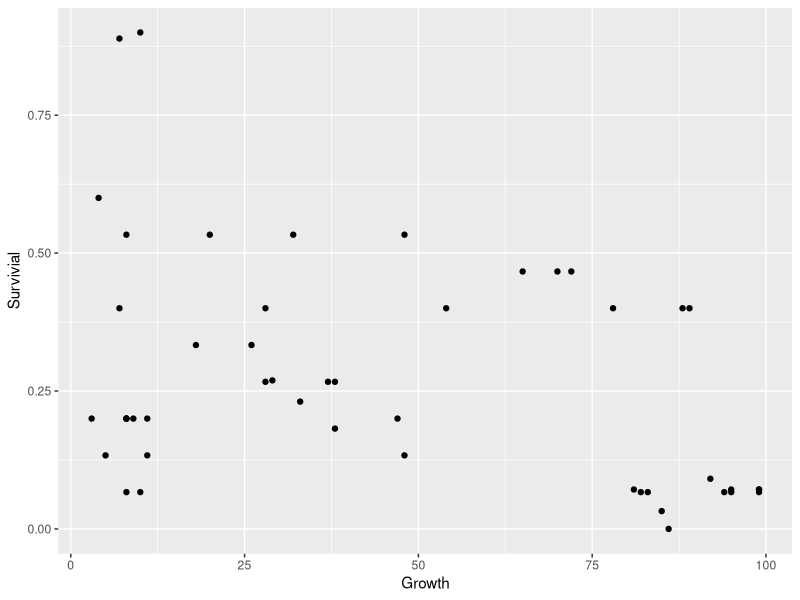

Reproduce this figure in R.
## ---- chunk 1
#load packages
library(tidyr)
library(dplyr)
library(readr)
library(ggplot2)

## ---- chunk 2
data1<-read.csv('Play_data.csv')
## ---- chunk 3
head(data1)
str(data1)
## ---- chunk 4
distinct(data1,Time)
data2<-filter(data1, Time=='72h')
str(data2)

table(data1$Population)
## ---- chunk 5
data3<-select(data2,'Population', 'Rep', 'Time', 'Alive', 'Dead')
head(data3)
## ---- chunk 6
data4<-mutate(data3, Survivial=Alive/(Alive+Dead))
## ---- chunk 7
data5<-data1%>%
  filter(Time=='72h')%>%
  select('Population', 'Rep', 'Time', 'Alive', 'Dead')%>%
  mutate(Survivial=Alive/(Alive+Dead))
## ---- chunk 8
data5%>%
  summarise(mean(Survivial))
## ---- chunk 9
data5%>%
  group_by(Population)%>%
  summarise(mean(Survivial))
## ---- chunk 10
data5%>%
    group_by(Population)%>%
    count()
## ---- chunk 11
data5%>%
    group_by(Population)%>%
    summarise(total=sum(Alive+Dead))
## ---- chunk 12
write.csv(data5, 'cool_old_data.csv')

## ---- chunk 13
data_new<-read.csv('Oh_cool_some_new_data.csv')
## ---- chunk 14
head(data_new)
str(data_new)
## ---- chunk 15
data_size<-data_new %>% pivot_longer(cols=c('Brunswick',	'Carlton','Coburg',	'Northcote'),
                          names_to = "Population" , 
                          values_to = "Growth")

## ---- chunk 16
df_fin <- left_join(data5, data_size, by=c('Population', 'Rep'))
## ---- chunk 17
df_fin%>%
ggplot(aes(x=Growth, y=Survivial)) + geom_point()
